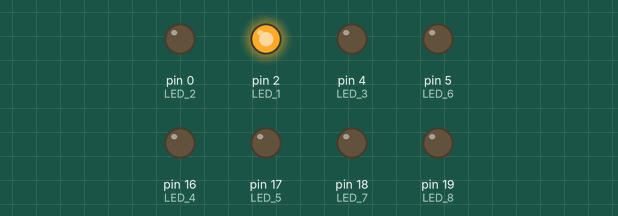
Recording of a sketch running on a simulated Arduino Uno, built with avr-gcc and run on an emulated ATmega328P. Parts: output pins drawn as LEDs (lit = HIGH).

Above: at 0.05 s.
At 0.45 s:
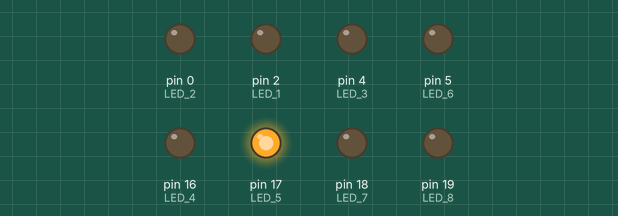
At 0.75 s:
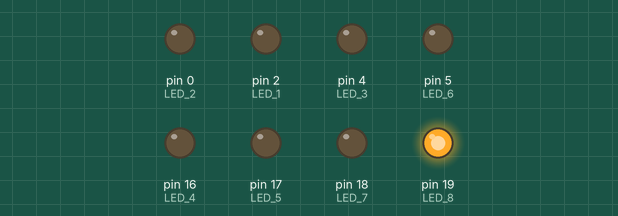
At 1.45 s:
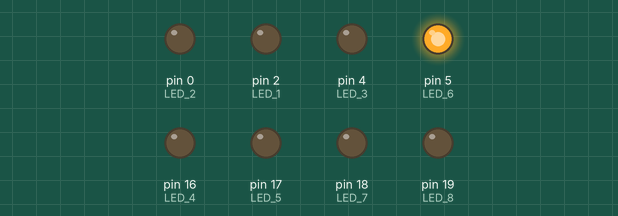
At 2.15 s:
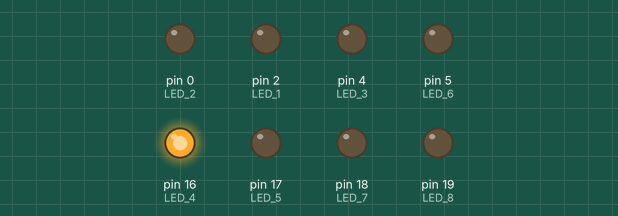
At 2.85 s:
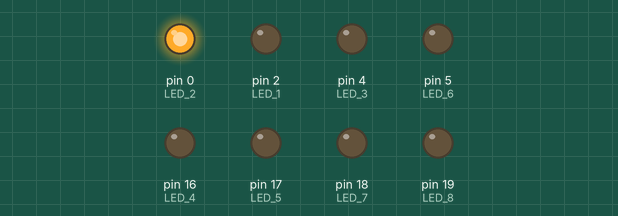
Timing chart, 0 to 3.1 s (numbered marks = the images above):
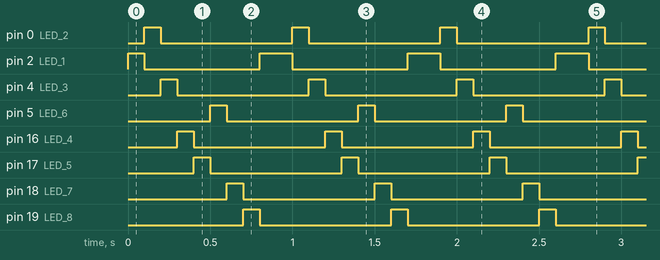

Measured:
- by itself, pin 2 (LED_1): repeats every 0.90 s: LOW 0.70 s, HIGH 0.20 s
- by itself, pin 0 (LED_2), pin 4 (LED_3), pin 5 (LED_6), pin 16 (LED_4), pin 17 (LED_5), pin 18 (LED_7), pin 19 (LED_8): alternates HIGH for 0.10 s and LOW for 0.80 s
- by itself, everything shown: repeats every 0.90 s, in 8 steps

The sketch:

programa1.ino
```cpp
#define LED_1 2
#define LED_2 0
#define LED_3 4
#define LED_4 16
#define LED_5 17
#define LED_6 5
#define LED_7 18
#define LED_8 19

void setup() {
    pinMode(LED_1, OUTPUT);
    pinMode(LED_2, OUTPUT);
    pinMode(LED_3, OUTPUT);
    pinMode(LED_4, OUTPUT);
    pinMode(LED_5, OUTPUT);
    pinMode(LED_6, OUTPUT);
    pinMode(LED_7, OUTPUT);
    pinMode(LED_8, OUTPUT);
}

void toggle(int LED_A, int LED_B) {
    digitalWrite(LED_A, 0);
    digitalWrite(LED_B, 1);
}

void loop() {
    digitalWrite(LED_1, 1);
    delay(100);  // Espera 1 segundo

    toggle(LED_1, LED_2);
    delay(100);  // Espera 1 segundo

    toggle(LED_2, LED_3);
    delay(100);  // Espera 1 segundo

    toggle(LED_3, LED_4);
    delay(100);  // Espera 1 segundo

    toggle(LED_4, LED_5);
    delay(100);  // Espera 1 segundo

    toggle(LED_5, LED_6);
    delay(100);  // Espera 1 segundo

    toggle(LED_6, LED_7);
    delay(100);  // Espera 1 segundo

    toggle(LED_7, LED_8);
    delay(100);  // Espera 1 segundo

    digitalWrite(LED_8, 0);
    digitalWrite(LED_1, 1);
    delay(100);  // Espera 1 segundo

}
```
